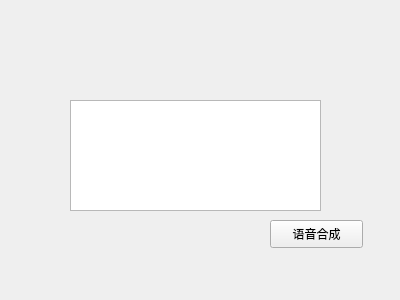
<?xml version="1.0" encoding="UTF-8"?>
<ui version="4.0">
 <class>Widget</class>
 <widget class="QWidget" name="Widget">
  <property name="geometry">
   <rect>
    <x>0</x>
    <y>0</y>
    <width>400</width>
    <height>300</height>
   </rect>
  </property>
  <property name="windowTitle">
   <string>Widget</string>
  </property>
  <widget class="QPushButton" name="pushButton">
   <property name="geometry">
    <rect>
     <x>270</x>
     <y>220</y>
     <width>93</width>
     <height>28</height>
    </rect>
   </property>
   <property name="text">
    <string>语音合成</string>
   </property>
  </widget>
  <widget class="QTextEdit" name="textEdit">
   <property name="geometry">
    <rect>
     <x>70</x>
     <y>100</y>
     <width>251</width>
     <height>111</height>
    </rect>
   </property>
  </widget>
 </widget>
 <layoutdefault spacing="6" margin="11"/>
 <resources/>
 <connections/>
</ui>
